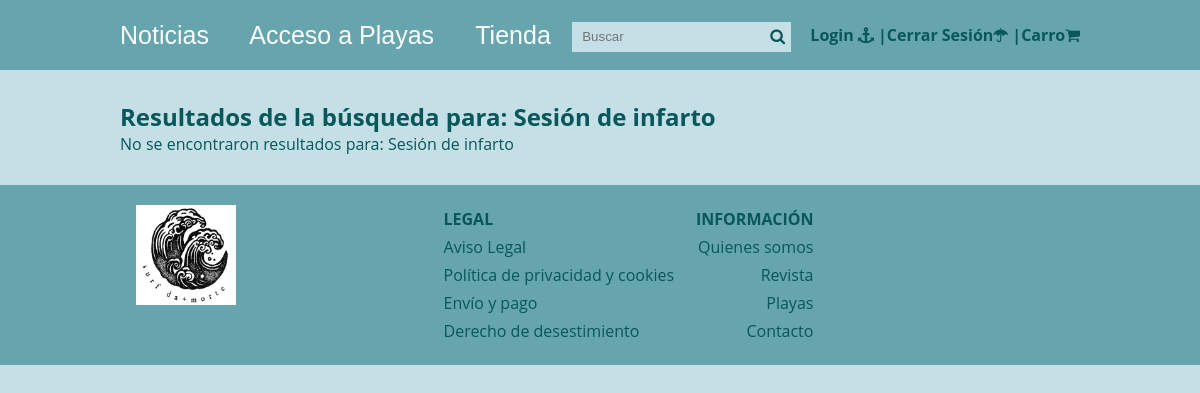
Before: /buscador_mejorado.php?busqueda=Sesión de infarto with the older database file.
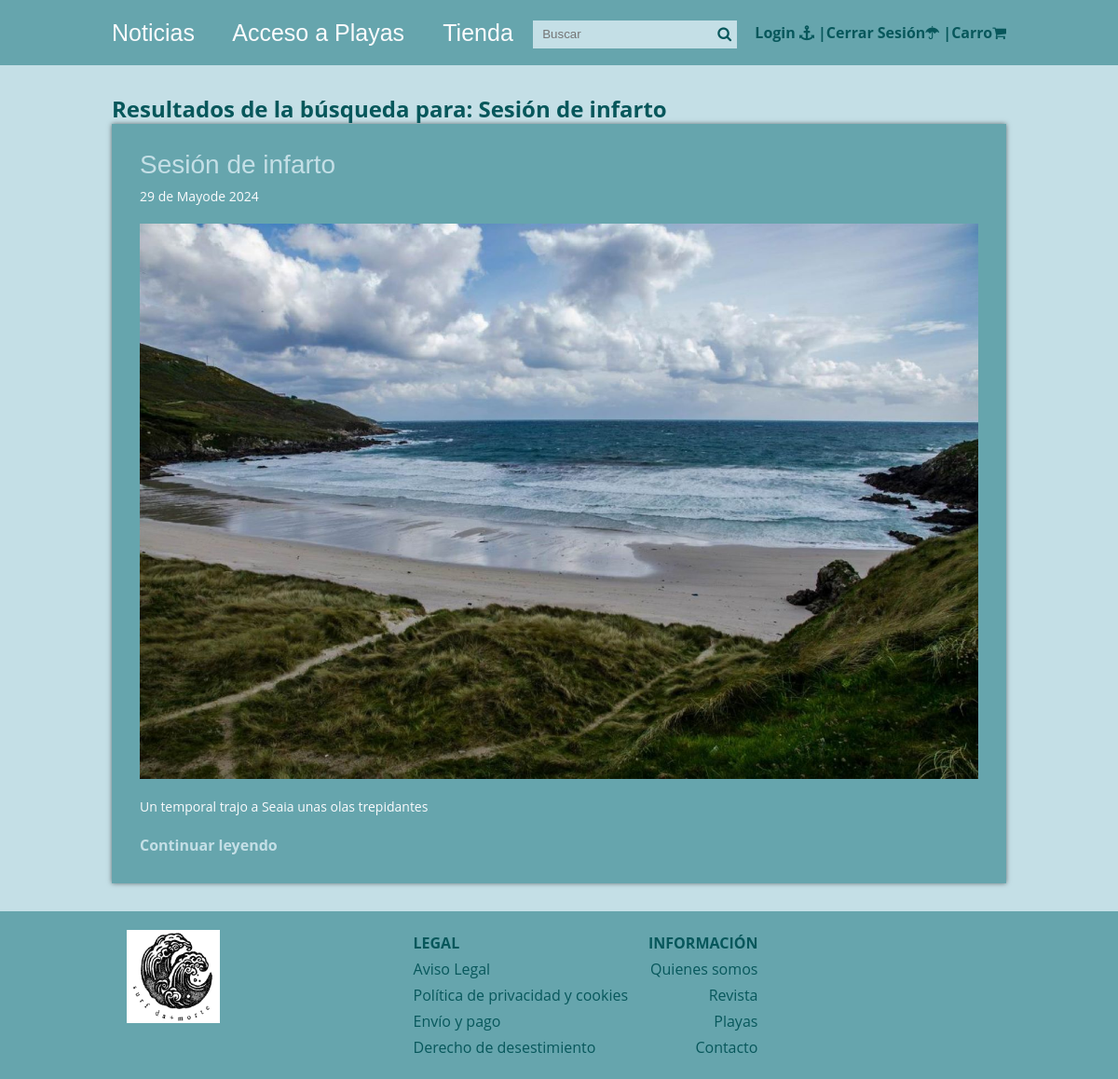
After: the same page with the newer database file.
### tables this page shows
CREATE TABLE IF NOT EXISTS Articulos (
    id INT AUTO_INCREMENT PRIMARY KEY,
    titulo VARCHAR(255) NOT NULL,
    extracto TEXT,
    fecha TIMESTAMP DEFAULT CURRENT_TIMESTAMP,
    text TEXT,
    thumb VARCHAR(255),  
    CodCategoria INT,
    FOREIGN KEY (CodCategoria) REFERENCES Categorias_Articulos(CodCategoria)
);

### buscador_mejorado.php (called while the page is built, shortened)
<?php
require 'admin/config.php';
require 'functions.php';
$conexion = conexion($bd_config);
$resultados = [];
if ($_SERVER['REQUEST_METHOD'] == 'GET' && !empty($_GET['busqueda'])) {
    $busqueda = limpiarDatos($_GET['busqueda']);
    $queries = [
        'articulos' => 'SELECT * FROM articulos WHERE titulo LIKE :busqueda OR text LIKE :busqueda',
        'playas' => 'SELECT * FROM playas WHERE nombre LIKE :busqueda OR descripcion LIKE :busqueda',
        'productos' => 'SELECT * FROM productos WHERE nombre LIKE :busqueda OR descripcion LIKE :busqueda'
    ];
    foreach ($queries as $table => $query) {
        $statement = $conexion->prepare($query);
        $statement->execute([':busqueda' => "%$busqueda%"]);
        $resultados = array_merge($resultados, $statement->fetchAll());
    }
} else {
    header('Location: ' . RUTA . '/index.php');
    exit();
}
require 'views/buscar_mejorado.view.php';
?>

### functions.php (called while the page is built, shortened)
<?php
function limpiarDatos($datos){
    $datos = trim($datos);
     $datos = stripslashes($datos);
     $datos = htmlspecialchars($datos);
     return $datos;
}
function fecha($fecha){
    $timestamp = strtotime($fecha);
    $meses = ['Enero', 'Febrero', 'Marzo', 'Abril', 'Mayo', 'Junio', 'Julio', 'Agosto', 'Septiembre', 'Octubre', 'Noviembre', 'Diciembre'];
    $dia = date('d', $timestamp);
    $mes = date('m', $timestamp) - 1;
    $year = date('Y', $timestamp);
    $fecha = "$dia de " .$meses[$mes] . "de $year";
    return $fecha;
}
?>

### views/buscar_mejorado.view.php (the view, shortened to what this page needs)
<?php require 'header.php'; ?>
<div class="contenedor">
    <h2 class="titulo">Resultados de la búsqueda para: <?php echo htmlspecialchars($busqueda); ?></h2>
    <?php if (empty($resultados)): ?>
        <p>No se encontraron resultados para: <?php echo htmlspecialchars($busqueda); ?></p>
    <?php else: ?>
        <?php foreach($resultados as $resultado): ?>
            <?php if (isset($resultado['titulo'])): ?>
                <div class="post">
                    <article>
                        <h2 class="titulo">
                            <a href="single.php?id=<?php echo htmlspecialchars($resultado['id']); ?>">
                                <?php echo htmlspecialchars($resultado['titulo']); ?>
                            </a>
                        </h2>
                        <p class="fecha"><?php echo fecha($resultado['fecha']); ?></p>
                        <?php if (isset($resultado['thumb'])): ?>
                            <div class="thumb">
                                <a href="single.php?id=<?php echo htmlspecialchars($resultado['id']); ?>">
                                    <img style="overflow-clip-margin: content-box; overflow: clip;" src="<?php echo RUTA; ?>imagenes/<?php echo htmlspecialchars($resultado['thumb']); ?>" alt="">
                                </a>
                            </div>
                        <?php endif; ?>
                        <?php if (isset($resultado['extracto'])): ?>
                            <p class="extracto"><?php echo htmlspecialchars($resultado['extracto']); ?></p>
                        <?php endif; ?>
                        <a href="single.php?id=<?php echo htmlspecialchars($resultado['id']); ?>" class="continuar">Continuar leyendo</a>
                    </article>
                </div>
            <?php endif; ?>
        <?php endforeach; ?>
    <?php endif; ?>
</div>
<?php require 'footer.php'; ?>

### views/header.php (shortened to what this page needs)
<!DOCTYPE html>
<html lang="en">
<head>
    <link href='https://font.googleapis.com/css?family=Open+Sans' rel='stylesheet' type='text/css'>
    <link href='https://font.googleapis.com/css?family=Oswald' rel='stylesheet' type='text/css'>
    <link rel="stylesheet" href="https://maxcdn.bootstrapcdn.com/font-awesome/4.5.0/css/font-awesome.min.css">
    <link rel="stylesheet" href="<?php echo RUTA; ?>css/estilos.css">
    <link rel="stylesheet" href="<?php echo RUTA; ?>css/views.css">
</head>
    <header>
    <div class="contenedor">
        <div class="logo izquierda">
                <p><a href="<?php echo RUTA; ?>">Noticias</a></p>
        </div>
            <div class="logo izquierda">
                <p><a href="<?php echo RUTA; ?>playas.php">&nbsp; &nbsp; &nbsp; Acceso a Playas</a></p>
            </div>
            <div class="logo izquierda">
                <p><a href="<?php echo RUTA; ?>tienda.php">&nbsp; &nbsp; &nbsp; Tienda</a></p>
            </div>
            <div class="derecha">
                <form name="busqueda" class="buscar" action="<?php echo RUTA; ?>/buscador_mejorado.php" method="get">
                    <input type="text" name="busqueda" placeholder="Buscar">
                    <button type="submit" class="icono fa fa-search"></button>
            </form>
            <nav class="menu">
                <ul>
                    <li><a href="<?php echo RUTA; ?>login.php">Login <i class="fa fa-anchor"></i></a></li>
                </ul>
            </nav>
            <nav class="menu1">
                <ul>
                    <li><a href="<?php echo RUTA; ?>admin/cerrar.php">|Cerrar Sesión<i class="fa fa-umbrella" aria-hidden="true"></i></a></li>
                </ul>
            </nav>
            <nav class="carro">
                <ul>
                    <li><a href="<?php echo RUTA; ?>carrito/index.php">|Carro<i class="fa fa-shopping-cart" aria-hidden="true"></i></a></li>
                </ul>
            </div>
        </div>
    </header>

### footer.php (shortened to what this page needs)
<head>
</head>
<body>
<div class="footer">
    <div class="container">
    <a href="<?php echo RUTA; ?>index.php">
    <img class="surf" src="<?php echo RUTA; ?>logo.png" alt="Logo">
    </a>
        <div class="footer-left">
            <p><strong>LEGAL</strong></p>
            <p><a href="<?php echo RUTA; ?>aviso_legal.php">Aviso Legal</a></p>
            <p><a href="<?php echo RUTA; ?>aviso_legal.php">Política de privacidad y cookies</a></p>
            <p><a href="<?php echo RUTA; ?>aviso_legal.php">Envío y pago</a></p>
            <p><a href="<?php echo RUTA; ?>aviso_legal.php">Derecho de desestimiento</a></p>
        </div>
        <div class="footer-right">
            <p><strong>INFORMACIÓN</strong></p>
            <p><a href="<?php echo RUTA; ?>quienes_somos.php">Quienes somos</a></p>
            <p><a href="<?php echo RUTA; ?>index.php">Revista</a></p>
            <p><a href="<?php echo RUTA; ?>Playas.php">Playas</a></p>
            <p><a href="<?php echo RUTA; ?>/contacto/">Contacto</a></p>
        </div>
</div>

### css/estilos.css (style rules this page uses)
:root { --color4: #003b46; --color2: #07575b; --color3: #66a5ad; --color1: #c4dfe6; --color5: #fbfbfd; }
* { margin: 0; padding: 0; -webkit-box-sizing: border-box; -moz-box-sizing: border-box; box-sizing: border-box; }
body { font-size: 16px; font-family: 'Open Sans', sans-serif; background: var(--color1); color: var(--color2); margin: 0; }
a { text-decoration: none; color: var(--color5); }
.contenedor { max-width: 1000px; width: 80%; margin: auto; position: relative; }
.izquierda { float: left; }
.derecha { float: right; }
header { color: var(--color4); margin-bottom: 30px; background: var(--color3); }
header .contenedor { overflow: hidden; }
header .logo { max-width: 300px; }
header .logo a { color: var(--color5); font-family: "Oswald", Arial, Sans-serif; font-size: 25px; line-height: 70px; }
header .buscar { display: inline-block; position: relative; margin-right: 15px; }
header .buscar input[type="text"] { background: none; border:1px var(--color3);; color: var(--color2); height: 30px; padding: 0 10px; padding-right: 32px; background-color: var(--color1); }
header .buscar .icono { color: var(--color2); position: absolute; right: 0; background: none; border:none; cursor:pointer; padding: 6px; font-size: 16px; line-height: 16px; }
header .menu { display: inline-block; }
header .menu ul { list-style: none; }
header .menu ul li { display: inline-block; line-height: 70px; }
header .menu ul li a { color: var(--color2); display: block; font-weight: bold; }
header .menu1 { display: inline-block; }
header .menu1 ul { list-style: none; }
header .menu1 ul li { display: inline-block; line-height: 70px; }
header .menu1 ul li a { color: var(--color2); display: block; font-weight: bold; }
header .carro { display: inline-block; }
header .carro ul { list-style: none; }
header .carro ul li { display: inline-block; line-height: 70px; }
header .carro ul li a { color: var(--color2); display: block; font-weight: bold; }
.post { width: 100%; background: var(--color3); box-shadow: 0px 0px 5px rgba(0,0,0, .5); margin-bottom: 30px; padding: 30px; color: var(--color5); }
.post article .titulo { font-family: "Oswald", Arial, Sans-serif; font-size: 28px; font-weight: normal; line-height: 28px; margin-bottom: 10px; }
.post article .titulo a { color: var(--color1); }
.post article .fecha { color: var(--color5); font-size: 14px; margin-bottom: 20px; }
.post article .thumb { margin-bottom: 20px; }
.post article .thumb img { vertical-align: top; width: 100%; }
.post article .extracto { font-size: 14px; line-height: 20px; margin-bottom: 20px; }
.post article .continuar { color: var(--color1); font-weight: bold; }
.footer { position: relative; bottom: 0; width: 100%; height: 20%; background-color: var(--color4); color: var(--color2); padding: 20px; display: flex; justify-content: space-between; align-items: center; margin-top: 30px; }
.footer-left { display: flex; flex-direction: column; align-items: flex-start; margin-left: 20%; }
.footer-left p { margin: 3px 0; }
.footer-left a { text-decoration: none; color: inherit; cursor: pointer; }
.footer-right { display: flex; flex-direction: column; align-items: flex-end; margin-right: 27%; }
.footer-right p { margin: 3px 0; }
.footer-right a { text-decoration: none; color: inherit; cursor: pointer; }

### css/views.css (style rules this page uses)
:root { --color3: #66a5ad; --color2: #07575b; --color4: #66a5ad; --color1: #c4dfe6; --color5: #fbfbfd; }
.container { display: flex; flex-wrap: wrap; justify-content: space-between; width: 80%; margin: 0 auto; }

### views/buscar_mejorado.view.php (style rules this page uses)
a { color: #07575b; }

### footer.php (style rules this page uses)
.surf { width: 100px; height: 100px }

Changed rows visible on the page:
added articulos: titulo "Sesión de infarto", fecha "29 de Mayode 2024", thumb (picture), extracto "Un temporal trajo a Seaia unas olas trepidantes"
Other visible differences:
$busqueda: "Sesión de infarto" → (not shown)
text no longer shown: "No se encontraron resultados para:"
